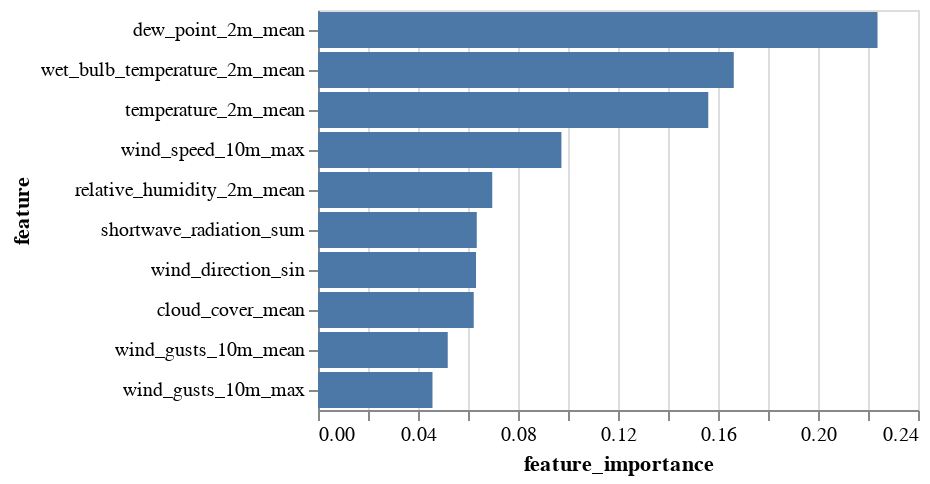

This figure's notebook cell:
### Code cell
alt.Chart(feat_imp_rf_df).mark_bar().encode(
    x='feature_importance',
    y=alt.Y("feature", sort='-x'),
    tooltip=['feature','feature_importance'])

### Figure 1 — Vega-Lite specification as saved in the notebook (floating-point values rounded to 4 significant figures)
{"config": {"view": {"continuousWidth": 300, "continuousHeight": 300}}, "data": {"name": "data-8bf6b9cb127d71a5d326218f4c223ee6"}, "mark": {"type": "bar"}, "encoding": {"tooltip": [{"field": "feature", "type": "nominal"}, {"field": "feature_importance", "type": "quantitative"}], "x": {"field": "feature_importance", "type": "quantitative"}, "y": {"field": "feature", "sort": "-x", "type": "nominal"}}, "$schema": "https://vega.github.io/schema/vega-lite/v5.20.1.json", "datasets": {"data-8bf6b9cb127d71a5d326218f4c223ee6": [{"feature": "dew_point_2m_mean", "feature_importance": 0.2238}, {"feature": "wet_bulb_temperature_2m_mean", "feature_importance": 0.1663}, {"feature": "temperature_2m_mean", "feature_importance": 0.1561}, {"feature": "wind_speed_10m_max", "feature_importance": 0.09737}, {"feature": "relative_humidity_2m_mean", "feature_importance": 0.0697}, {"feature": "shortwave_radiation_sum", "feature_importance": 0.06351}, {"feature": "wind_direction_sin", "feature_importance": 0.06321}, {"feature": "cloud_cover_mean", "feature_importance": 0.06229}, {"feature": "wind_gusts_10m_mean", "feature_importance": 0.0519}, {"feature": "wind_gusts_10m_max", "feature_importance": 0.04579}]}}
